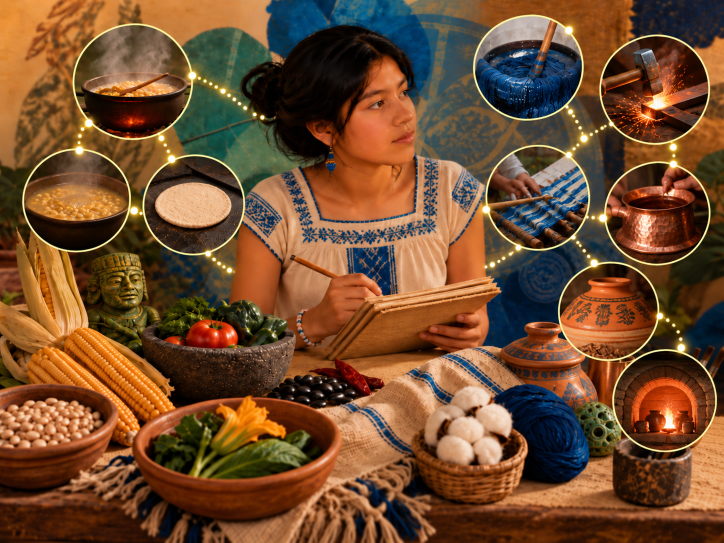
#> input picture vibe_images/escena-steps/source.png, 1448 x 1086 px (shown at 1/2 size)
$ python make-base-plate.py
#> lines starting #> are read from the running program, lines starting #| are printed output that depends on the picture; after the words box and inside, x2 and y2 are one past the last pixel; in counts of white or black regions, pixels touching at a corner belong together
import cv2
import numpy as np

CIRCLES = [
    (263, 165, 118), (153, 400, 106), (389, 409, 102),
    (1063, 134, 106), (1073, 395, 104), (1309, 177, 109),
    (1313, 423, 105), (1219, 620, 100), (1318, 799, 102),
]
PAD = 24
BLUR_SIGMA = 16
FEATHER = 6

src = cv2.imread("source.png")
#> src is the input picture: shape (1086, 1448, 3); mean B, G, R 46.7, 76.2, 113.7
h, w = src.shape[:2]
#> h = 1086; w = 1448
rng = np.random.default_rng(7)

disc_mask = np.zeros((h, w), np.uint8)
for x, y, r in CIRCLES:
    cv2.circle(disc_mask, (x, y), r + PAD, 255, -1)
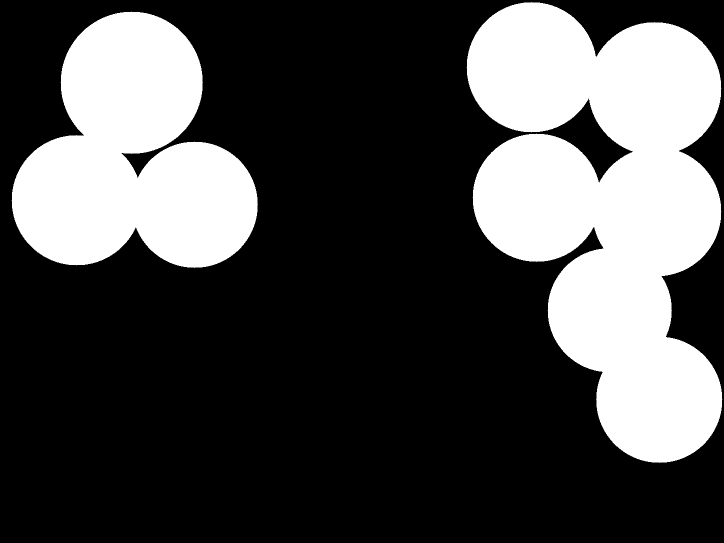
#> disc_mask: shape (1086, 1448) (shown at 1/2 size); 29.6% white; 2 white regions, box (x1, y1, x2, y2) and area: (933, 4, 1445, 926) 300493, (23, 23, 516, 536) 164249
mask_f = disc_mask.astype(np.float32) / 255.0

SCALE = 8
sw, sh = w // SCALE, h // SCALE
#> sw = 181; sh = 135
small = cv2.resize(src, (sw, sh), interpolation=cv2.INTER_AREA)
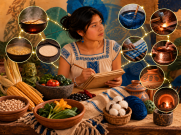
#> small: shape (135, 181, 3); mean B, G, R 46.7, 76.2, 113.7
sm_mask = cv2.resize(disc_mask, (sw, sh), interpolation=cv2.INTER_NEAREST)
sm_mask = cv2.morphologyEx(sm_mask, cv2.MORPH_CLOSE, np.ones((5, 5), np.uint8))
filled = cv2.inpaint(small, sm_mask, 4, cv2.INPAINT_TELEA)
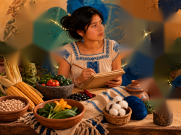
#> filled: shape (135, 181, 3); mean B, G, R 44.1, 74.2, 109
fill = cv2.resize(filled, (w, h), interpolation=cv2.INTER_CUBIC)
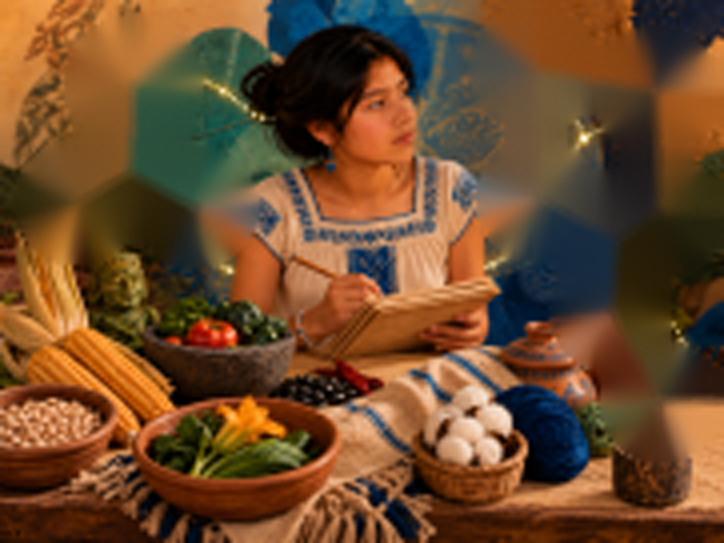
#> fill: shape (1086, 1448, 3) (shown at 1/2 size); mean B, G, R 44.2, 74.2, 109
fill = cv2.GaussianBlur(fill, (0, 0), BLUR_SIGMA)
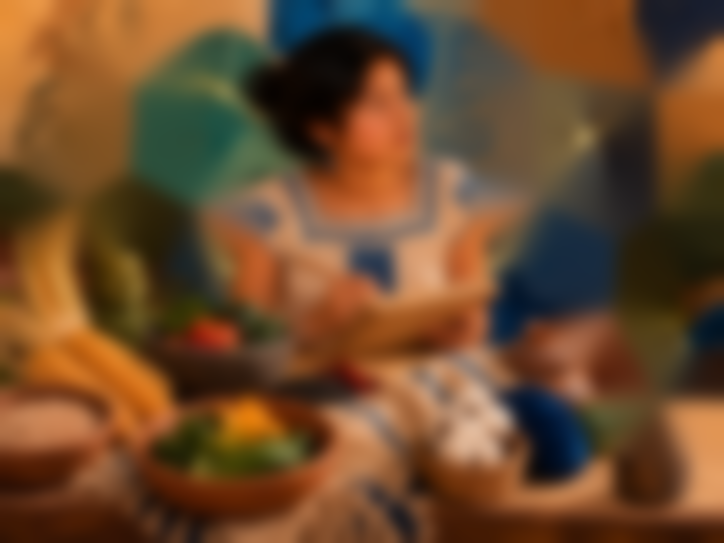
#> fill: shape (1086, 1448, 3) (shown at 1/2 size); mean B, G, R 44.2, 74.2, 109

grain = rng.normal(0, 2.0, (h, w, 1)).astype(np.float32)
fill = np.clip(fill.astype(np.float32) + grain, 0, 255)

alpha = cv2.GaussianBlur(mask_f, (0, 0), FEATHER)[..., None]
base = src.astype(np.float32) * (1 - alpha) + fill * alpha
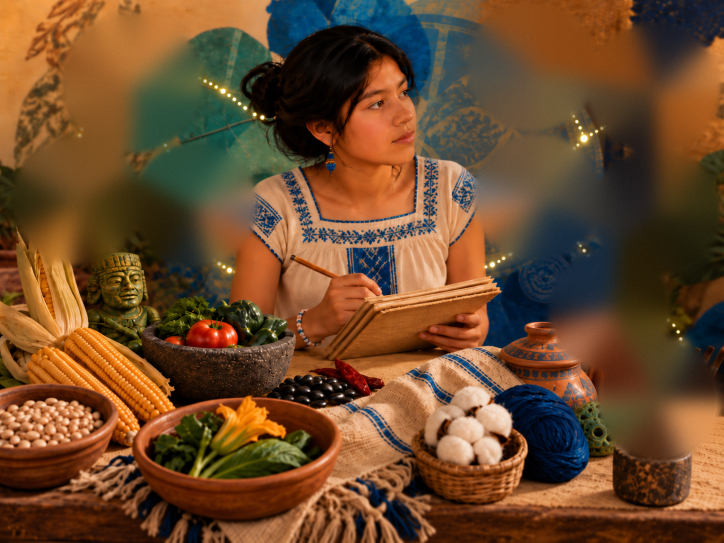
#> base: shape (1086, 1448, 3) float32 (shown at 1/2 size); mean B, G, R 44, 74.1, 109; drawn with min black and max white
cv2.imwrite("base-plate.png", np.clip(base, 0, 255).astype(np.uint8))
print("wrote base-plate.png")
